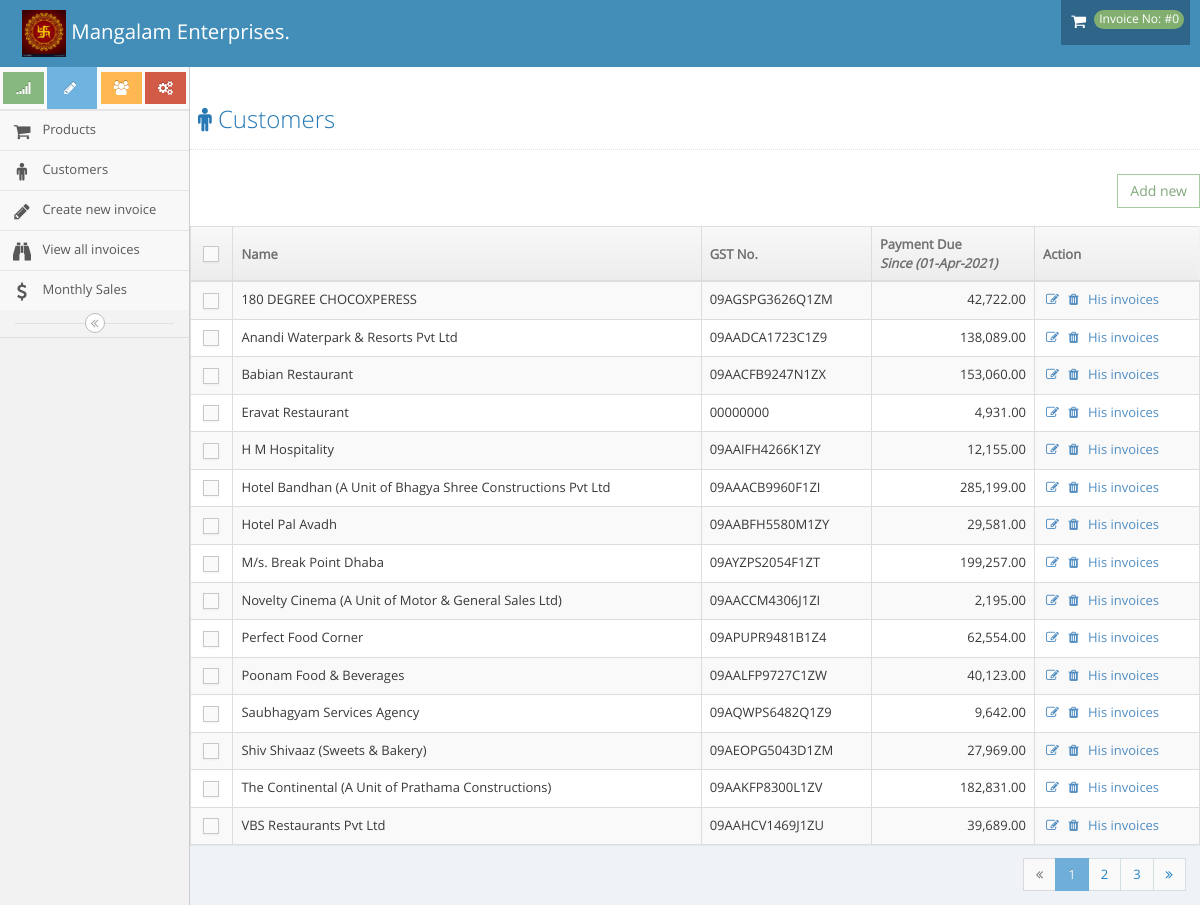
The app's page /index.php/customer, older data.
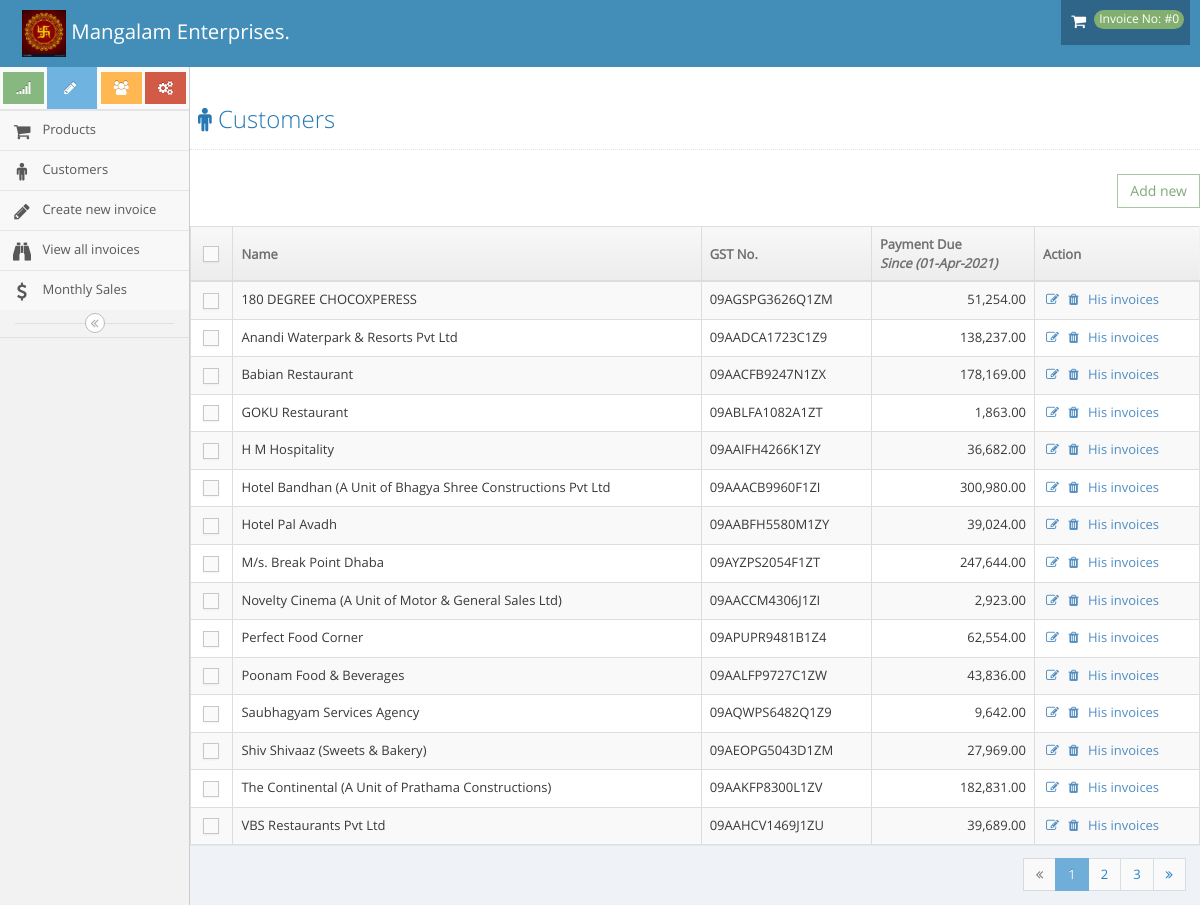
The same page, newer data.
### tables this page shows
CREATE TABLE `invoice` (
  `id` int(11) NOT NULL,
  `customer_id` int(11) NOT NULL,
  `created_at` datetime NOT NULL DEFAULT CURRENT_TIMESTAMP,
  `invoice_no` int(11) NOT NULL,
  `date` date DEFAULT NULL,
  `total` float DEFAULT NULL,
  `locked` int(11) NOT NULL DEFAULT '0'
);

CREATE TABLE `customer` (
  `id` int(11) NOT NULL,
  `name` varchar(200) NOT NULL,
  `email` varchar(100) NOT NULL,
  `contact` varchar(20) NOT NULL,
  `address` longtext NOT NULL,
  `pincode` varchar(10) NOT NULL,
  `city` varchar(100) NOT NULL,
  `state` varchar(100) NOT NULL,
  `gst_no` varchar(100) NOT NULL,
  `pan` varchar(19) DEFAULT NULL
);

### application/helpers/functions_helper.php (called while the page is built, shortened)
<?php
function financial_yr_start(){
  $yr = date('Y');
  $today = date('Y-m-d');
  $fin_start_date = $yr.'-04-01';
  $first_day = $yr.'-01-01';
  if(strtotime($today) <= strtotime($fin_start_date) && strtotime($today) >= strtotime($first_day) ){
    $fin_start_date = ($yr-1).'-04-01';
  }
  return $fin_start_date;
}
function _getAdminLoadView($template_name, $data = array()) {
          $CI = & get_instance();
          $CI->load->view('header', $data);
          $CI->load->view($template_name, $data);
}
?>

### application/controllers/customer.php (called while the page is built, shortened)
<?php
class Customer extends CI_Controller {
	public function index()
	{
		$this->show();
	}
	public function show()
	{
		$year = date('Y');
		$dt = $year.'-04-01';
		$data['prod_data'] = $this->Invoice_Model->getSundryDebtors();
		$data['dt'] = date('d-M-Y',strtotime($dt));
		_getAdminLoadView('customer_list',$data);
	}
}

### index.php (called while the page is built, shortened)
<?php
require_once BASEPATH.'core/CodeIgniter.php';

### application/models/Invoice_Model.php (called while the page is built, shortened)
<?php
class Invoice_Model extends CI_Model {
  public function getSundryDebtors($date1=null, $date2=null){
    $q = "SELECT c.*,i.id as iid,sum(i.total) as payment from invoice as i left join customer as c on i.customer_id = c.id  ";
    $date1 = financial_yr_start();
    $q .= " where i.created_at >= '".$date1."'";
    $q .= " GROUP by c.id ";
    $q .=" order by c.name ASC";
    $data = $this->db->query($q);
    return ($data->result_array());
  }
}

### application/views/customer_list.php (the view, shortened to what this page needs)
<div class="page-content">
					</div>
						<div class="page-header">
							<h1>
								<i class="menu-icon fa fa-male"></i>
								Customers
							</h1>
						</div>
							<h1>
								<div style="text-align: right"><a href="<?php echo base_url('customer/add_normal') ?>"><button id="" type="button" class="btn btn-white btn-success">Add new</button></a></div>
							</h1>
						<div class="row">
									<div class="col-xs-12">
										<div class="clearfix">
										</div>
										<div>
											<table id="dynamic-table" class="table table-striped table-bordered table-hover">
												<thead>
													<tr>
														<th class="center">
															<label class="pos-rel">
																<span class="lbl"></span>
															</label>
														</th>
														<th>Name</th>
														<th>GST No.</th>
														<th>Payment Due<br><em>Since (<?php echo $dt?>)<em></th>
														<th>Action</th>
													</tr>
												</thead>
												<tbody>
													<?php
													foreach((array)$prod_data as $em){
                    ?>
													<tr>
														<td class="center">
															<label class="pos-rel">
																<span class="lbl"></span>
															</label>
														</td>
														<td><?php echo $em['name']?></td>
														<td><?php echo $em['gst_no']?></td>
														<td class="amount"><?php echo number_format($em['payment'],2)?></td>
														<td>
															<div class="hidden-sm hidden-xs action-buttons">
			<a class="fa fa-edit"  href="<?php echo base_url('customer/edit/').$em['id'] ?>" role="button" class="blue" ></a>
														<a class="cust_del fa fa-trash" id="<?php echo $em['id'] ?>" role="button" class="blue" ></a>
								<a class=""  href="<?php echo base_url('customer/getCustomerDetails/').$em['id'] ?>" role="button" class="blue" >His invoices</a>
															</div>
														</td>
													</tr>
												<?php } ?>
												</tbody>
												</table>
											</div>
											<div class="modal-footer no-margin-top">
												<ul class="pagination pull-right no-margin">
													<li class="prev disabled">
														<a href="#">
															<i class="ace-icon fa fa-angle-double-left"></i>
														</a>
													</li>
													<li class="active">
														<a href="#">1</a>
													</li>
													<li>
														<a href="#">2</a>
													</li>
													<li>
														<a href="#">3</a>
													</li>
													<li class="next">
														<a href="#">
															<i class="ace-icon fa fa-angle-double-right"></i>
														</a>
													</li>
												</ul>
											</div>
										</div>
									</div>
								</div>
							</div>
						</div>
					</div>

Row changes from the older to the newer data that the page shows:
no longer on this page (row edited): invoice: customer.name "Eravat Restaurant", customer.gst_no "00000000", payment "4,931.00"
computed for invoice "180 DEGREE CHOCOXPERESS": payment "42,722.00" → "51,254.00"
changed invoice "Anandi Waterpark & Resorts Pvt Ltd": payment "138,089.00" → "138,237.00"
computed for invoice "Babian Restaurant": payment "153,060.00" → "178,169.00"
added invoice: customer.name "GOKU Restaurant", customer.gst_no "09ABLFA1082A1ZT", payment "1,863.00"
computed for invoice "H M Hospitality": payment "12,155.00" → "36,682.00"
computed for invoice "Hotel Bandhan (A Unit of Bhagya Shree Constructions Pvt Ltd": payment "285,199.00" → "300,980.00"
computed for invoice "Hotel Pal Avadh": payment "29,581.00" → "39,024.00"
changed invoice "M/s. Break Point Dhaba": payment "199,257.00" → "247,644.00"
computed for invoice "Novelty Cinema (A Unit of Motor & General Sales Ltd)": payment "2,195.00" → "2,923.00"
computed for invoice "Poonam Food & Beverages": payment "40,123.00" → "43,836.00"
